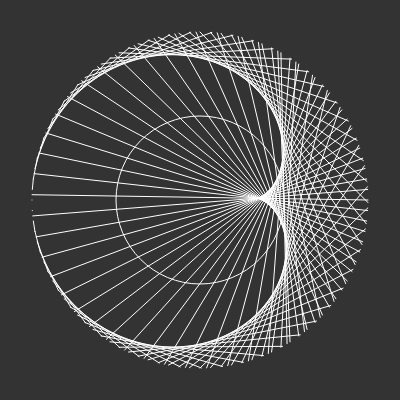
Frame 1 (no input)
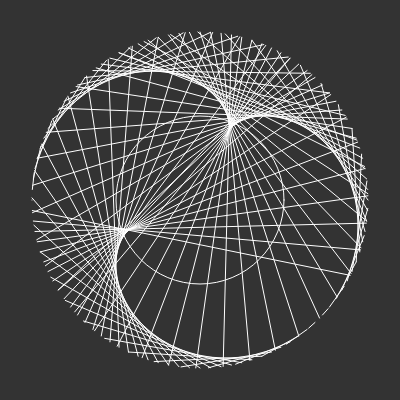
Frame 60 (no input)
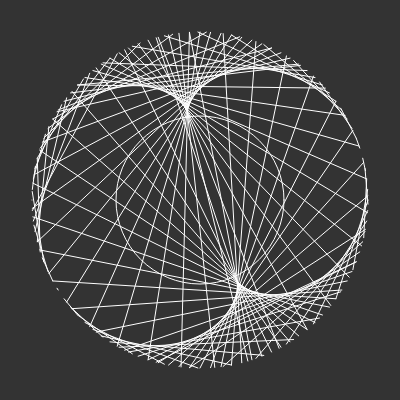
Frame 120 (the mouse pressed at the canvas centre since frame 60)

The p5.js sketch that drew these frames (run headless with seeded random() and noise() and a simulated clock; from frame 60 on, the mouse is pressed at the canvas centre):

// p5.js sketch
// ── sketch.js
let total = 100;
let r;
const pointSize = 0;
let factor = 2;

function setup() {
  createCanvas(400, 400);
  r = width / 2 - width / 12.5;
}

function draw() {
  background(51);
  translate(width / 2, height / 2);
  factor += 0.01;
  stroke(255);
  noFill();
  circle(0, 0, r);
  fill(255);
  for (let i = 0; i < total; i++) {
    const angle = map(i, 0, total, 0, 2 * PI);
    circle(r * cos(angle), r * sin(angle), pointSize);
    const p1 = getVector(i);
    const p2 = getVector(i * factor);
    line(p1.x, p1.y, p2.x, p2.y);
  }
}

function getVector(index) {
  const angle = map(index, 0, total, PI, PI + 2 * PI);
  return { x: r * cos(angle), y: r * sin(angle) };
}
